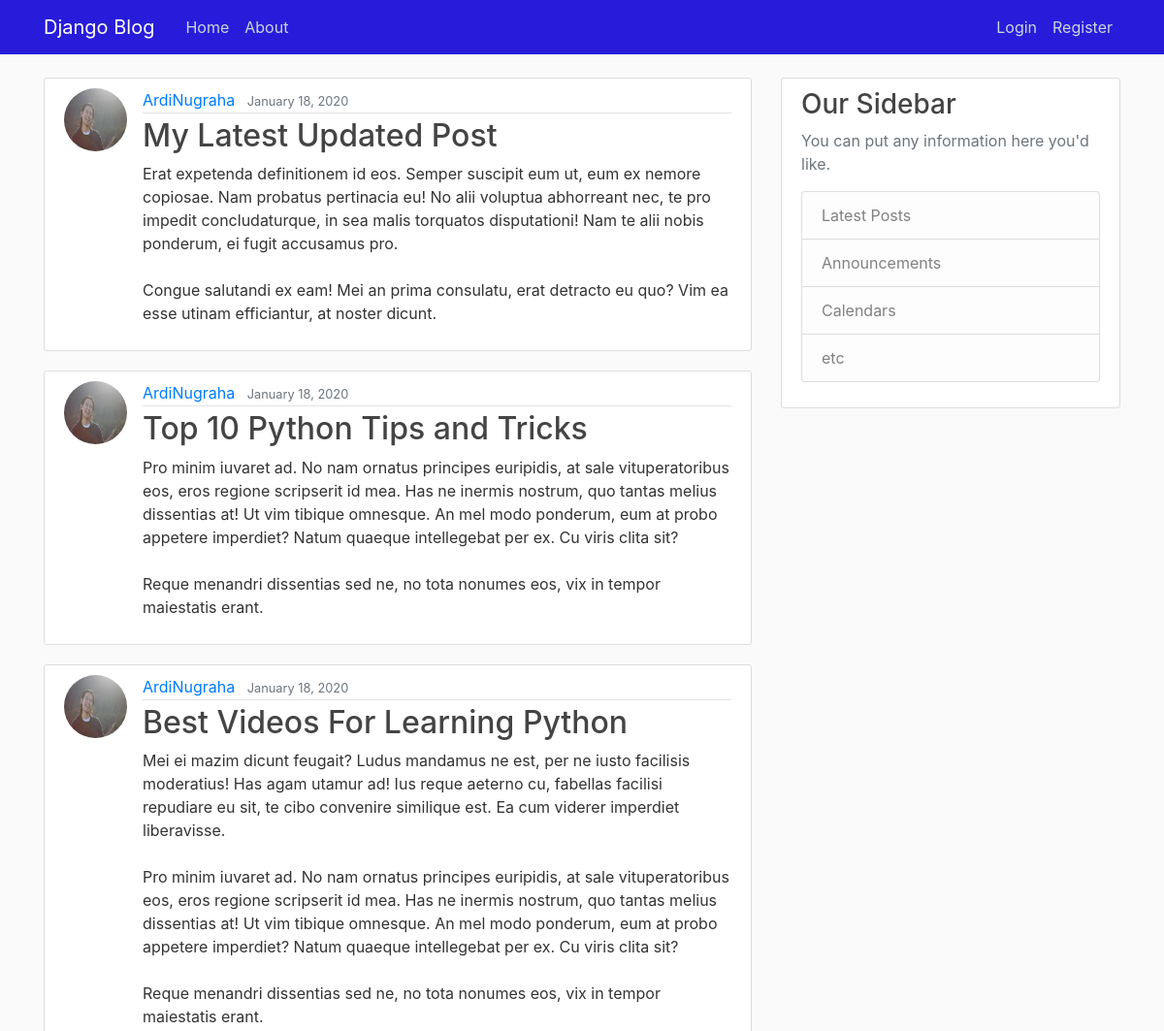
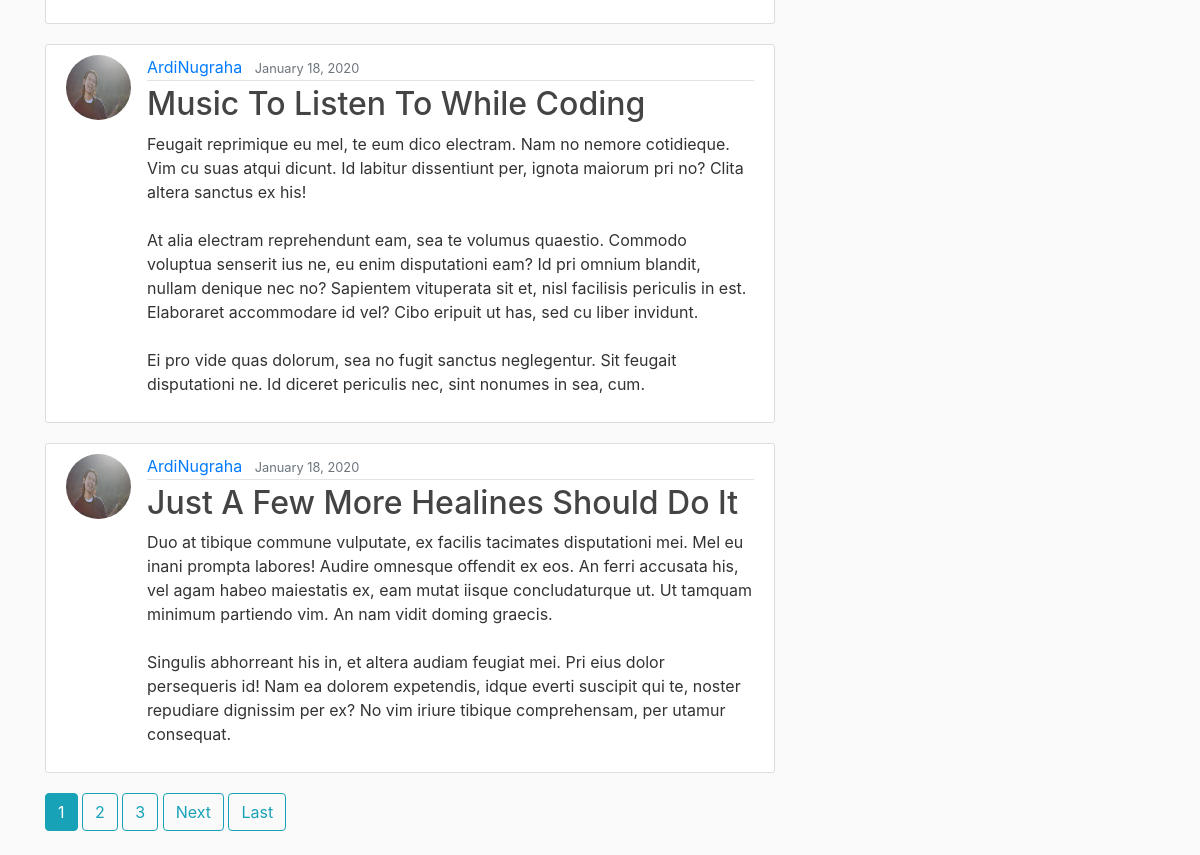
The page /MyBlog/home/ on the database its author committed (2 pictures, top to bottom).
### blog/models.py (models this page shows, shortened)
class Post(models.Model):
    title=models.CharField(max_length=100)
    content=models.TextField()
    date_posted=models.DateTimeField(default=timezone.now)
    author=models.ForeignKey(User, on_delete=models.CASCADE)

### users/models.py (models this page shows, shortened)
class Profile(models.Model):
    user=models.OneToOneField(User, on_delete=models.CASCADE)
    image=models.ImageField(default='default.jpg', upload_to='profile_pics')

### blog/views.py (the view)
# urls.py: path('home/', PostListView.as_view(), name="blog-home"),
class PostListView(ListView):
    model=Post
    template_name='blog/home.html'
    context_object_name='posts'
    ordering=['-date_posted']
    paginate_by=5

### blog/templates/blog/home.html (shortened to what this page needs)
{% extends 'blog/base.html' %}
{% block content %}
    {% for post in posts%}
    <article class="media content-section">
    <img class="rounded-circle article-img" src=" {{ post.author.profile.image.url }}">
    <div class="media-body">
        <div class="article-metadata">
        <a class="mr-2" href="#">{{ post.author }}</a>
        <small class="text-muted">{{ post.date_posted|date:"F d, Y" }}</small>
        </div>
        <h2><a class="article-title" href="{% url 'post-detail' post.id %}">{{ post.title }}</a></h2>
        <p class="article-content">{{ post.content }}</p>
    </div>
    </article>
    {% endfor %}
    {% if is_paginated %}
        {% for num in page_obj.paginator.page_range %}
         {% if page_obj.number == num %}
          <a class="btn btn-info mb-4" href="?page={{ num }}">{{ num }}</a>
         {% elif num > page_obj.number|add:'-3' and num < page_obj.number|add:'3' %}
          <a class="btn btn-outline-info mb-4" href="?page= {{ num }}">{{ num }}</a>
         {% endif %}
        {% endfor %}
        {% if page_obj.has_next %}
            <a class="btn btn-outline-info mb-4" href="?page={{ page_obj.next_page_number }}"> Next </a>
            <a class="btn btn-outline-info mb-4" href="?page={{ page_obj.paginator.num_pages }}"> Last </a>
        {% endif %}
    {% endif %}
{% endblock content %}

### blog/templates/blog/base.html (shortened to what this page needs)
{% load  static %}
<!DOCTYPE html>
<html>
<head>
<html lang="en">
  <head>
    <link rel="stylesheet" href="https://maxcdn.bootstrapcdn.com/bootstrap/4.0.0/css/bootstrap.min.css">
    <link rel="stylesheet" type="text/css" href="{% static 'blog/main.css'%}">
    </head>
    <body>
    <header class="site-header">
    <nav class="navbar navbar-expand-md navbar-dark bg-steel fixed-top">
        <div class="container">
        <a class="navbar-brand mr-4" href="{% url 'blog-home'%}">Django Blog</a>
        <div class="collapse navbar-collapse" id="navbarToggle">
        <div class="navbar-nav mr-auto">
            <a class="nav-item nav-link" href="{% url 'blog-home'%}">Home</a>
            <a class="nav-item nav-link" href="{% url 'blog-about'%}">About</a>
                </div>
                <div class="navbar-nav">
                {% if user.is_authenticated %}
                 <a class="nav-item nav-link" href="{% url 'post-create' %}">New Post</a>
                  <a class="nav-item nav-link" href="{% url 'profile' %}">Profile</a>
                 <a class="nav-item nav-link" href="{% url 'logout' %}">Logout</a>
                {% else %}
                    <a class="nav-item nav-link" href="{% url 'login' %}">Login</a>
                    <a class="nav-item nav-link" href=" {% url 'register'%}">Register</a>
                {% endif %}
                </div>
            </div>
            </div>
        </nav>
        </header>
        <main role="main" class="container">
        <div class="row">
        <div class="col-md-8">
        {% block content %}{% endblock %}
        </div>
        <div class="col-md-4">
        <div class="content-section">
            <h3>Our Sidebar</h3>
            <p class='text-muted'>You can put any information here you'd like.
            <ul class="list-group">
                <li class="list-group-item list-group-item-light">Latest Posts</li>
                <li class="list-group-item list-group-item-light">Announcements</li>
                <li class="list-group-item list-group-item-light">Calendars</li>
                <li class="list-group-item list-group-item-light">etc</li>
            </ul>
            </p>
        </div>
        </div>
    </div>
    </main>
</body>
</html>
</body>
</html>

### blog/static/blog/main.css (style rules this page uses)
body { background: #fafafa; color: #333333; margin-top: 5rem; }
h1, h2, h3, h4, h5, h6 { color: #444444; }
ul { margin: 0; }
.bg-steel { background-color: #281cda; }
.site-header .navbar-nav .nav-link { color: #cbd5db; }
.content-section { background: #ffffff; padding: 10px 20px; border: 1px solid #dddddd; border-radius: 3px; margin-bottom: 20px; }
.article-title { color: #444444; }
.article-content { white-space: pre-line; }
.article-img { height: 65px; width: 65px; margin-right: 16px; }
.article-metadata { padding-bottom: 1px; margin-bottom: 4px; border-bottom: 1px solid #e3e3e3 }

### rows shown on the page
Post: author.profile.image (picture), author "ArdiNugraha", date_posted "January 18, 2020", title "My Latest Updated Post", content "Erat expetenda definitionem id eos. Semper suscipit eum ut, eum ex nemore copiosae. Nam probatus pertinacia eu! No alii voluptua abhorreant nec, te pro impedit concludaturque, in sea malis torquatos disputationi! Nam te alii nobis ponderum, ei fugit accusamus pro. Congue salutandi ex eam! Mei an prima consulatu, erat detracto eu quo? Vim ea esse utinam efficiantur, at noster dicunt."
Post: author.profile.image (picture), author "ArdiNugraha", date_posted "January 18, 2020", title "Top 10 Python Tips and Tricks", content "Pro minim iuvaret ad. No nam ornatus principes euripidis, at sale vituperatoribus eos, eros regione scripserit id mea. Has ne inermis nostrum, quo tantas melius dissentias at! Ut vim tibique omnesque. An mel modo ponderum, eum at probo appetere imperdiet? Natum quaeque intellegebat per ex. Cu viris clita sit? Reque menandri dissentias sed ne, no tota nonumes eos, vix in tempor maiestatis erant."
Post: author.profile.image (picture), author "ArdiNugraha", date_posted "January 18, 2020", title "Best Videos For Learning Python", content "Mei ei mazim dicunt feugait? Ludus mandamus ne est, per ne iusto facilisis moderatius! Has agam utamur ad! Ius reque aeterno cu, fabellas facilisi repudiare eu sit, te cibo convenire similique est. Ea cum viderer imperdiet liberavisse. Pro minim iuvaret ad. No nam ornatus principes euripidis, at sale vituperatoribus eos, eros regione scripserit id mea. Has ne inermis nostrum, quo tantas melius dissentias at! Ut vim tibique omnesque. An mel modo ponderum, eum at probo appetere imperdiet? Natum quaeque intellegebat per ex. Cu viris clita sit? Reque menandri dissentias sed ne, no tota nonumes eos, vix in tempor maiestatis erant."
Post: author.profile.image (picture), author "ArdiNugraha", date_posted "January 18, 2020", title "Music To Listen To While Coding", content "Feugait reprimique eu mel, te eum dico electram. Nam no nemore cotidieque. Vim cu suas atqui dicunt. Id labitur dissentiunt per, ignota maiorum pri no? Clita altera sanctus ex his! At alia electram reprehendunt eam, sea te volumus quaestio. Commodo voluptua senserit ius ne, eu enim disputationi eam? Id pri omnium blandit, nullam denique nec no? Sapientem vituperata sit et, nisl facilisis periculis in est. Elaboraret accommodare id vel? Cibo eripuit ut has, sed cu liber invidunt. Ei pro vide quas dolorum, sea no fugit sanctus neglegentur. Sit feugait disputationi ne. Id diceret periculis nec, sint nonumes in sea, cum."
Post: author.profile.image (picture), author "ArdiNugraha", date_posted "January 18, 2020", title "Just A Few More Healines Should Do It", content "Duo at tibique commune vulputate, ex facilis tacimates disputationi mei. Mel eu inani prompta labores! Audire omnesque offendit ex eos. An ferri accusata his, vel agam habeo maiestatis ex, eam mutat iisque concludaturque ut. Ut tamquam minimum partiendo vim. An nam vidit doming graecis. Singulis abhorreant his in, et altera audiam feugiat mei. Pri eius dolor persequeris id! Nam ea dolorem expetendis, idque everti suscipit qui te, noster repudiare dignissim per ex? No vim iriure tibique comprehensam, per utamur consequat."

### other values the page prints
{{ num }} "1"
{{ num }} "2" "3"
